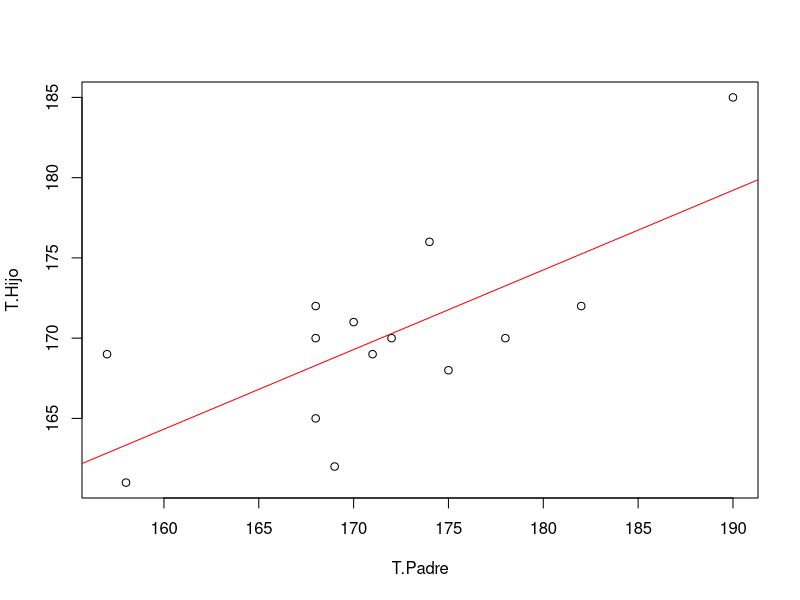

R code for this plot:
# ejercicio clase 2024-07-03

setwd("d:/dev/Estadistica/Bases de datos/")
bd <- readxl::read_excel("Galton1.xlsx")
plot(bd)
m1 <- lm(bd$T.Hijo ~ bd$T.Padre , data = bd ) #variable hijo "Y" explicada por X
abline(lm(bd$T.Hijo ~ bd$T.Padre , data = bd), col = "red")
print(m1)
# Coefficients:
#   (Intercept)   bd$T.Padre  
# 84.9550       0.4961 

# Y = 84.9550 + 0.4961 X

#Yi = Beta0 + Beta1*Xi + epsilon

